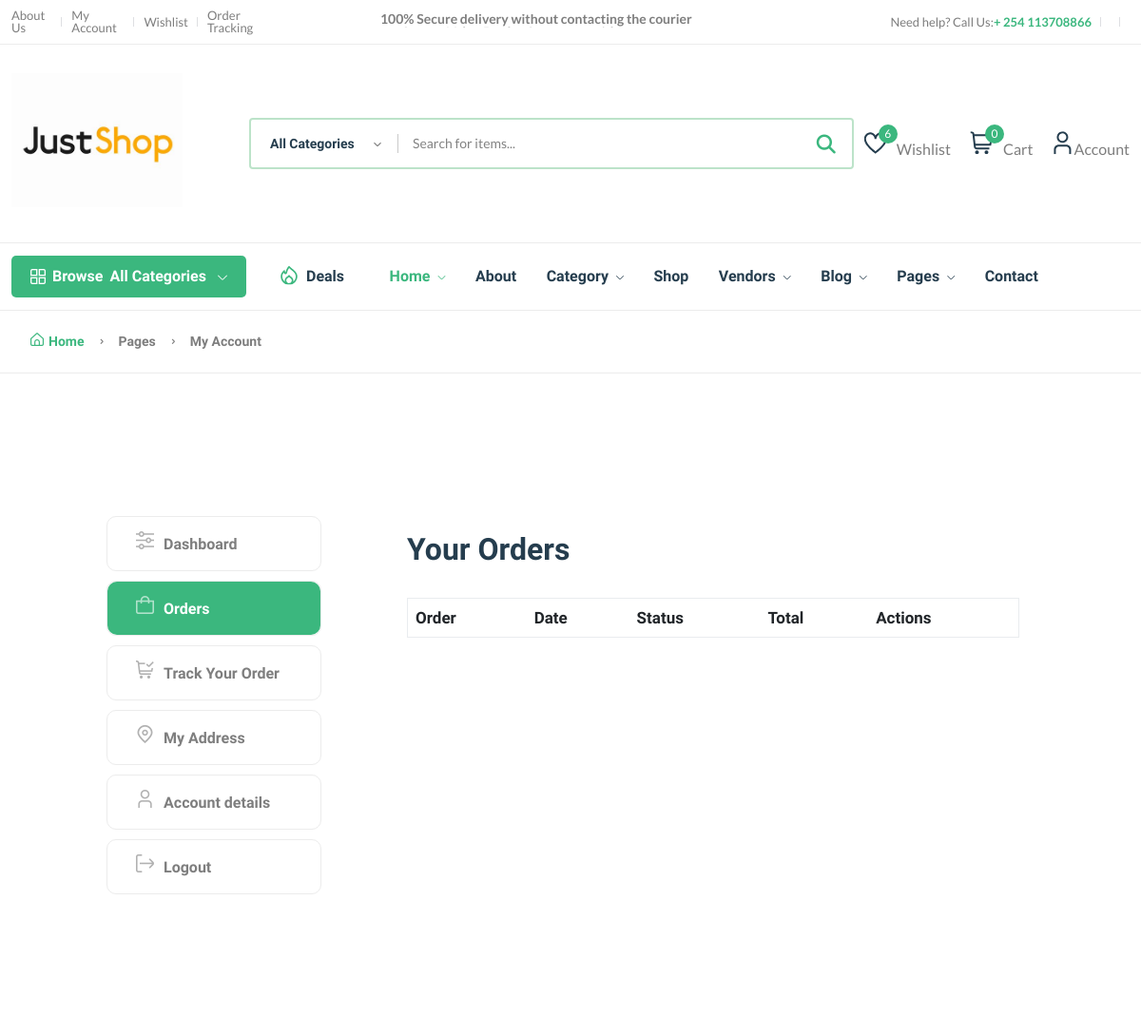
The app's page /dashboard/ (signed in, upper part), older data.
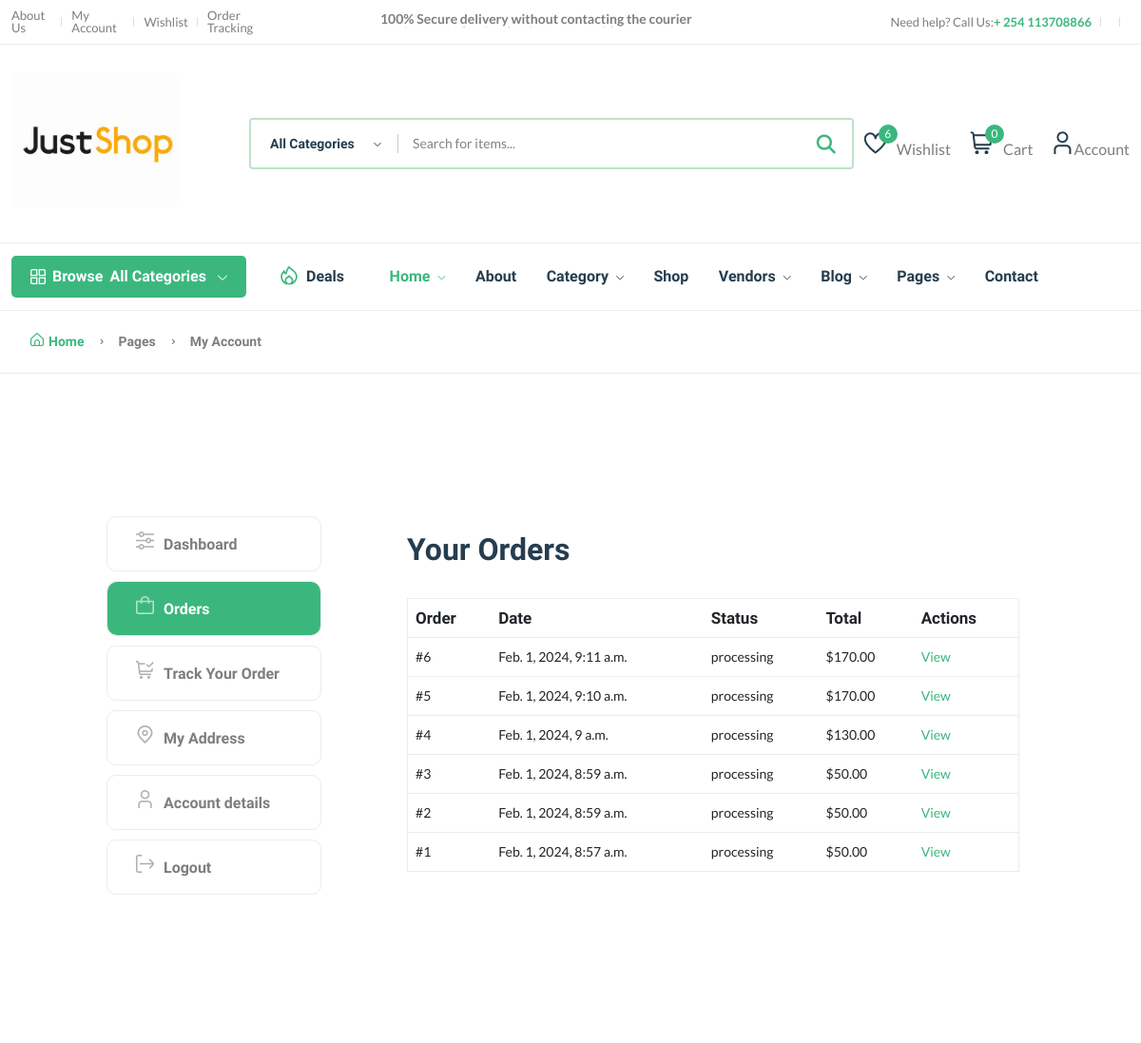
The same page, newer data.
### core/models.py (models this page shows)
class CartOrder(models.Model):
    user=models.ForeignKey(User,on_delete=models.CASCADE)#Who adds items to cart
    price=models.DecimalField(max_digits=999999999999,decimal_places=2,default="0.00")
    paid_status=models.BooleanField(default=False)
    order_date=models.DateTimeField(auto_now_add=True)
    product_status=models.CharField(choices=STATUS_CHOICE,max_length=30,default="processing")
    class Meta:
        verbose_name_plural="Cart Orders"

### core/views.py (the view, shortened to what this page needs)
# urls.py: path("dashboard/",customer_dashboard,name="dashboard"),
@login_required
def customer_dashboard(request):
    orders=CartOrder.objects.filter(user=request.user).order_by("-id")
    address=Address.objects.filter(user=request.user)
    context={
        "orders":orders,
        "address":address,
    }
    return render(request,'core/dashboard.html',context)

### core/context_processor.py (called while the page is built)
def default(request):
    categories=Category.objects.all()
    vendors=Vendor.objects.all()
    min_max_price=Product.objects.aggregate(Min("price"),Max("price"))
    try:
        address=Address.objects.get(user=request.user)
    except:
        address=None
    return {
        'categories':categories,
        'address':address,
        'vendors':vendors,
        'min_max_price':min_max_price,
    }

### userauths/models.py (called while the page is built)
    def __str__(self):
        return self.username

### templates/core/dashboard.html (shortened to what this page needs)
{% extends "sections/base.html" %}
{% load static %}
{% block content %}
    <main class="main pages">
        <div class="page-header breadcrumb-wrap">
            <div class="container">
                <div class="breadcrumb">
                    <a href="index.html" rel="nofollow"><i class="fi-rs-home mr-5"></i>Home</a>
                    <span></span> Pages <span></span> My Account
                </div>
            </div>
        </div>
        <div class="page-content pt-150 pb-150">
            <div class="container">
                <div class="row">
                    <div class="col-lg-10 m-auto">
                        <div class="row">
                            <div class="col-md-3">
                                <div class="dashboard-menu">
                                    <ul class="nav flex-column" role="tablist">
                                        <li class="nav-item">
                                            <a class="nav-link " id="dashboard-tab" data-bs-toggle="tab" href="{% url 'core:dashboard' %}" role="tab" aria-controls="dashboard" aria-selected="false"><i class="fi-rs-settings-sliders mr-10"></i>Dashboard</a>
                                        </li>
                                        <li class="nav-item">
                                            <a class="nav-link active show" id="orders-tab" data-bs-toggle="tab" href="#orders" role="tab" aria-controls="orders" aria-selected="false"><i class="fi-rs-shopping-bag mr-10"></i>Orders</a>
                                        </li>
                                        <li class="nav-item">
                                            <a class="nav-link" id="track-orders-tab" data-bs-toggle="tab" href="#track-orders" role="tab" aria-controls="track-orders" aria-selected="false"><i class="fi-rs-shopping-cart-check mr-10"></i>Track Your Order</a>
                                        </li>
                                        <li class="nav-item">
                                            <a class="nav-link" id="address-tab" data-bs-toggle="tab" href="#address" role="tab" aria-controls="address" aria-selected="true"><i class="fi-rs-marker mr-10"></i>My Address</a>
                                        </li>
                                        <li class="nav-item">
                                            <a class="nav-link" id="account-detail-tab" data-bs-toggle="tab" href="#account-detail" role="tab" aria-controls="account-detail" aria-selected="true"><i class="fi-rs-user mr-10"></i>Account details</a>
                                        </li>
                                        <li class="nav-item">
                                            <a class="nav-link" href="page-login.html"><i class="fi-rs-sign-out mr-10"></i>Logout</a>
                                        </li>
                                    </ul>
                                </div>
                            </div>
                            <div class="col-md-9">
                                <div class="tab-content account dashboard-content pl-50">
                                    <div class="tab-pane fade active show" id="orders" role="tabpanel" aria-labelledby="orders-tab">
                                        <div class="card">
                                            <div class="card-header">
                                                <h3 class="mb-0">Your Orders</h3>
                                            </div>
                                            <div class="card-body">
                                                <div class="table-responsive">
                                                    <table class="table">
                                                        <thead>
                                                            <tr>
                                                                <th>Order</th>
                                                                <th>Date</th>
                                                                <th>Status</th>
                                                                <th>Total</th>
                                                                <th>Actions</th>
                                                            </tr>
                                                        </thead>
                                                        <tbody>
                                                            {% for order in orders %}
                                                            <tr>
                                                                <td>#{{order.id}}</td>
                                                                <td>{{order.order_date}}</td>
                                                                <td>{{order.product_status}}</td>
                                                                <td>${{order.price}}</td>
                                                                <td><a href="{% url 'core:orderdetail' order.id %}" class="btn-small d-block">View</a></td>
                                                            </tr>
                                                            {%endfor%}
                                                        </tbody>
                                                    </table>
                                                </div>
                                            </div>
                                        </div>
                                    </div>
                                </div>
                            </div>
                        </div>
                    </div>
                </div>
            </div>
        </div>
    </main>
{% endblock content%}

### templates/sections/base.html (shortened to what this page needs)
{% load static %}
<!DOCTYPE html>
<html class="no-js" lang="en">
<head>
    <link rel="stylesheet" href="{% static 'assets/css/plugins/slider-range.css' %}" />
    <link rel="stylesheet" href="{% static 'assets/css/main.css' %}"/>
    <link rel="stylesheet" href="https://cdnjs.cloudflare.com/ajax/libs/font-awesome/6.5.1/css/all.min.css" />
</head>
<body>
    <header class="header-area header-style-1 header-height-2">
        <div class="header-top header-top-ptb-1 d-none d-lg-block">
            <div class="container">
                <div class="row align-items-center">
                    <div class="col-xl-3 col-lg-4">
                        <div class="header-info">
                            <ul>
                                <li><a href="page-about.htlm">About Us</a></li>
                                <li><a href="page-account.html">My Account</a></li>
                                <li><a href="shop-wishlist.html">Wishlist</a></li>
                                <li><a href="shop-order.html">Order Tracking</a></li>
                            </ul>
                        </div>
                    </div>
                    <div class="col-xl-6 col-lg-4">
                        <div class="text-center">
                            <div id="news-flash" class="d-inline-block">
                                <ul>
                                    <li>100% Secure delivery without contacting the courier</li>
                                </ul>
                            </div>
                        </div>
                    </div>
                    <div class="col-xl-3 col-lg-4">
                        <div class="header-info header-info-right">
                            <ul>
                                <li>Need help? Call Us: <strong class="text-brand"> + 254 113708866</strong></li>
                            </ul>
                        </div>
                    </div>
                </div>
            </div>
        </div>
        <div class="header-middle header-middle-ptb-1 d-none d-lg-block">
            <div class="container">
                <div class="header-wrap">
                    <div class="logo logo-width-1">
                        <a href="index.html"><img src="{% static 'assets/imgs/theme/Just Shop.jpeg' %}" alt="logo" /></a>
                    </div>
                    <div class="header-right">
                        <div class="search-style-2">
                            <form action="{% url 'core:search' %}" method="GET">
                                <input type="text" placeholder="Search for items..." name="q"/>
                                <button type="submit"><i class="fas fa-search"></i></button>
                            </form>
                        </div>
                        <div class="header-action-right">
                            <div class="header-action-2">
                                <div class="header-action-icon-2">
                                    <a href="shop-wishlist.html">
                                        <img class="svgInject" alt="Nest" src="{% static 'assets/imgs/theme/icons/icon-heart.svg' %}" />
                                        <span class="pro-count blue">6</span>
                                    </a>
                                    <a href="shop-wishlist.html"><span class="lable">Wishlist</span></a>
                                </div>
                                <div class="header-action-icon-2">
                                    <a class="mini-cart-icon" href="{% url 'core:cart' %}">
                                        <img alt="Nest" src="{% static 'assets/imgs/theme/icons/icon-cart.svg' %}" />
                                        <span class="pro-count blue cart-items-count">{{request.session.cart_data_obj|length}}</span>
                                    </a>
                                    <a href="{% url 'core:cart' %}"><span class="lable">Cart</span></a>
                                </div>
                                <div class="header-action-icon-2">
                                    <a href="page-account.html">
                                        <img class="svgInject" alt="Nest" src="{% static 'assets/imgs/theme/icons/icon-user.svg' %}" />
                                    </a>
                                    <a href="page-account.html"><span class="lable ml-0">Account</span></a>
                                </div>
                            </div>
                        </div>
                    </div>
                </div>
            </div>
        </div>
        <div class="header-bottom header-bottom-bg-color sticky-bar">
            <div class="container">
                <div class="header-wrap header-space-between position-relative">
                    <div class="header-nav d-none d-lg-flex">
                        <div class="main-categori-wrap d-none d-lg-block">
                            <a class="categories-button-active" href="#">
                                <span class="fi-rs-apps"></span> <span class="et">Browse</span> All Categories
                                <i class="fi-rs-angle-down"></i>
                            </a>
                        </div>
                        <div class="main-menu main-menu-padding-1 main-menu-lh-2 d-none d-lg-block font-heading">
                            <nav>
                                <ul>
                                    <li class="hot-deals"><img src="{% static 'assets/imgs/theme/icons/icon-hot.svg' %}" alt="hot deals" /><a href="shop-grid-right.html">Deals</a></li>
                                    <li>
                                        <a class="active" href="index.html">Home <i class="fi-rs-angle-down"></i></a>
                                    </li>
                                    <li>
                                        <a href="page-about.html">About</a>
                                    </li>
                                    <li>
                                        <a href="shop-grid-right.html">Category <i class="fi-rs-angle-down"></i></a>
                                    </li>
                                    <li><a href="{% url 'core:productslist' %}">Shop</a></li>
                                    <li>
                                        <a href="#">Vendors <i class="fi-rs-angle-down"></i></a>
                                    </li>
                                    <li>
                                        <a href="blog-category-grid.html">Blog <i class="fi-rs-angle-down"></i></a>
                                    </li>
                                    <li>
                                        <a href="#">Pages <i class="fi-rs-angle-down"></i></a>
                                    </li>
                                    <li>
                                        <a href="page-contact.html">Contact</a>
                                    </li>
                                </ul>
                            </nav>
                        </div>
                    </div>
                </div>
            </div>
        </div>
    </header>
    {% block content %}
    {% endblock content %}
</body>
</html>

Row changes from the older to the newer data that the page shows:
added CartOrder: id "6", order_date "Feb. 1, 2024, 9:11 a.m.", product_status "processing", price "170.00"
added CartOrder: id "5", order_date "Feb. 1, 2024, 9:10 a.m.", product_status "processing", price "170.00"
added CartOrder: id "4", order_date "Feb. 1, 2024, 9 a.m.", product_status "processing", price "130.00"
added CartOrder: id "3", order_date "Feb. 1, 2024, 8:59 a.m.", product_status "processing", price "50.00"
added CartOrder: id "2", order_date "Feb. 1, 2024, 8:59 a.m.", product_status "processing", price "50.00"
added CartOrder: id "1", order_date "Feb. 1, 2024, 8:57 a.m.", product_status "processing", price "50.00"
